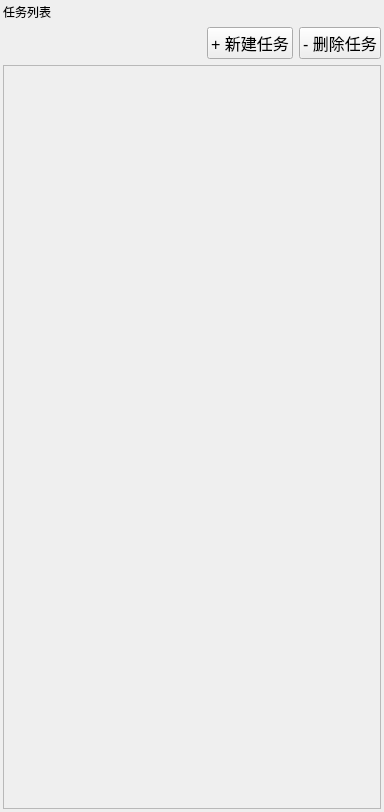
<?xml version="1.0" encoding="UTF-8"?>
<ui version="4.0">
 <class>RZTaskListWidget</class>
 <widget class="QWidget" name="rzTaskListWidgetWd">
  <property name="geometry">
   <rect>
    <x>0</x>
    <y>0</y>
    <width>384</width>
    <height>812</height>
   </rect>
  </property>
  <layout class="QVBoxLayout" name="mainLy">
   <property name="spacing">
    <number>0</number>
   </property>
   <property name="leftMargin">
    <number>0</number>
   </property>
   <property name="topMargin">
    <number>0</number>
   </property>
   <property name="rightMargin">
    <number>0</number>
   </property>
   <property name="bottomMargin">
    <number>0</number>
   </property>
   <item>
    <widget class="QFrame" name="headerFrm">
     <property name="minimumSize">
      <size>
       <width>0</width>
       <height>54</height>
      </size>
     </property>
     <layout class="QVBoxLayout" name="headerContentLy">
      <property name="leftMargin">
       <number>3</number>
      </property>
      <property name="topMargin">
       <number>3</number>
      </property>
      <property name="rightMargin">
       <number>3</number>
      </property>
      <property name="bottomMargin">
       <number>3</number>
      </property>
      <item>
       <widget class="QLabel" name="titleLbl">
        <property name="text">
         <string>任务列表</string>
        </property>
       </widget>
      </item>
      <item>
       <layout class="QHBoxLayout" name="headerActionsLy">
        <item>
         <spacer name="headerActionsCenterSpc">
          <property name="orientation">
           <enum>Qt::Horizontal</enum>
          </property>
          <property name="sizeHint" stdset="0">
           <size>
            <width>40</width>
            <height>20</height>
           </size>
          </property>
         </spacer>
        </item>
        <item>
         <widget class="QPushButton" name="newTaskBtn">
          <property name="maximumSize">
           <size>
            <width>16777215</width>
            <height>16777215</height>
           </size>
          </property>
          <property name="font">
           <font>
            <pointsize>12</pointsize>
           </font>
          </property>
          <property name="cursor">
           <cursorShape>PointingHandCursor</cursorShape>
          </property>
          <property name="text">
           <string>+ 新建任务</string>
          </property>
         </widget>
        </item>
        <item>
         <widget class="QPushButton" name="deleteTaskBtn">
          <property name="maximumSize">
           <size>
            <width>16777215</width>
            <height>16777215</height>
           </size>
          </property>
          <property name="font">
           <font>
            <pointsize>12</pointsize>
           </font>
          </property>
          <property name="cursor">
           <cursorShape>PointingHandCursor</cursorShape>
          </property>
          <property name="text">
           <string>- 删除任务</string>
          </property>
         </widget>
        </item>
       </layout>
      </item>
      <item>
       <widget class="QScrollArea" name="taskScrollArea">
        <property name="horizontalScrollBarPolicy">
         <enum>Qt::ScrollBarAlwaysOff</enum>
        </property>
        <property name="widgetResizable">
         <bool>true</bool>
        </property>
        <widget class="QWidget" name="scrollContent">
         <property name="geometry">
          <rect>
           <x>0</x>
           <y>0</y>
           <width>376</width>
           <height>748</height>
          </rect>
         </property>
         <layout class="QVBoxLayout" name="taskListLy">
          <property name="spacing">
           <number>0</number>
          </property>
          <property name="leftMargin">
           <number>16</number>
          </property>
          <property name="topMargin">
           <number>16</number>
          </property>
          <property name="rightMargin">
           <number>16</number>
          </property>
          <property name="bottomMargin">
           <number>16</number>
          </property>
          <item>
           <spacer name="taskListBottomSpc">
            <property name="orientation">
             <enum>Qt::Vertical</enum>
            </property>
            <property name="sizeHint" stdset="0">
             <size>
              <width>20</width>
              <height>40</height>
             </size>
            </property>
           </spacer>
          </item>
         </layout>
        </widget>
       </widget>
      </item>
     </layout>
    </widget>
   </item>
  </layout>
 </widget>
 <resources/>
 <connections/>
</ui>
